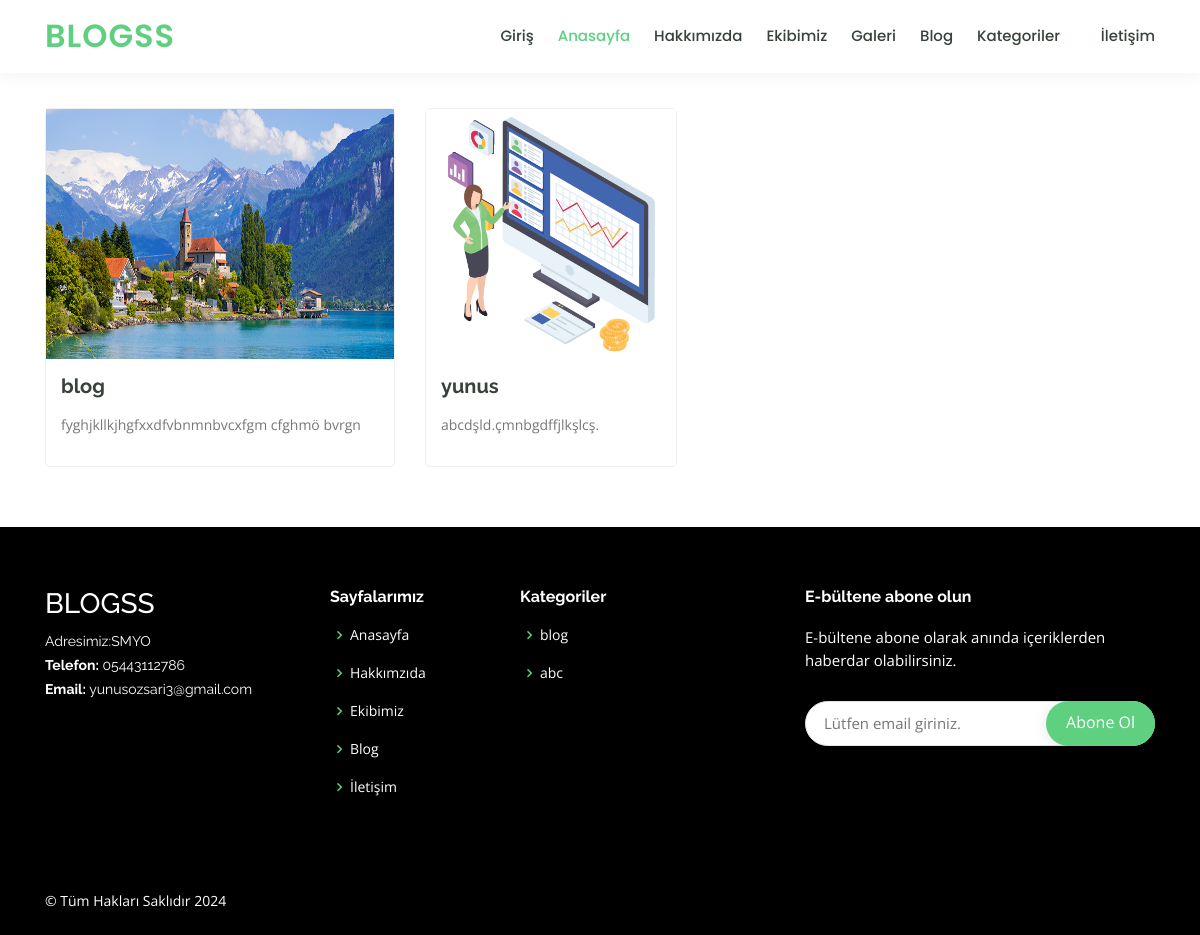
Screenshot of /blog.php with the database file from the repository.
### tables this page shows
CREATE TABLE `blog` (
  `blog_id` int(11) NOT NULL,
  `blog_baslik` varchar(240) NOT NULL,
  `blog_aciklama` text NOT NULL,
  `blog_resim` varchar(280) NOT NULL,
  `blog_sira` int(11) NOT NULL,
  `kullanici_id` int(11) NOT NULL,
  `blog_zaman` timestamp NOT NULL DEFAULT current_timestamp(),
  `blog_anahtarkelime` varchar(200) NOT NULL
);

CREATE TABLE `ayarlar` (
  `ayar_id` int(1) NOT NULL,
  `ayar_baslik` varchar(250) NOT NULL,
  `ayar_aciklama` text NOT NULL,
  `ayar_anahtar` varchar(400) NOT NULL,
  `ayar_logo` varchar(120) NOT NULL,
  `ayar_adres` varchar(160) NOT NULL,
  `ayar_telefon` varchar(25) NOT NULL,
  `ayar_email` varchar(80) NOT NULL,
  `ayar_facebook` varchar(120) NOT NULL,
  `ayar_instagram` varchar(50) NOT NULL,
  `ayar_youtube` varchar(200) NOT NULL,
  `ayar_twitter` varchar(150) NOT NULL
);

CREATE TABLE `kategori` (
  `kategori_id` int(11) NOT NULL,
  `kategori_baslik` varchar(240) NOT NULL,
  `kategori_sira` int(11) NOT NULL,
  `kategori_durum` int(11) NOT NULL
);

### function.php (called while the page is built)
<?php
function seo($s) {
	$tr = array('ş','Ş','ı','I','İ','ğ','Ğ','ü','Ü','ö','Ö','Ç','ç','(',')','/',' ',',','?');
	$eng = array('s','s','i','i','i','g','g','u','u','o','o','c','c','','','-','-','','');
	$s = str_replace($tr,$eng,$s);
	$s = strtolower($s);
	$s = preg_replace('/&amp;amp;amp;amp;amp;amp;amp;amp;amp;.+?;/', '', $s);
	$s = preg_replace('/\s+/', '-', $s);
	$s = preg_replace('|-+|', '-', $s);
	$s = preg_replace('/#/', '', $s);
	$s = str_replace('.', '', $s);
	$s = trim($s, '-');
	return $s;
}
 ?>

### blog.php (the view)
<?php require_once 'header.php';
      $blogsor=$baglanti->prepare("SELECT * FROM blog order by blog_sira ASC ");
$blogsor->execute(array());
 ?>
<br><br>
  <main id="main" data-aos="fade-in">
    <section id="courses" class="courses">
      <div class="container" data-aos="fade-up">
        <div class="row" data-aos="zoom-in" data-aos-delay="100">
<?php while ($blogcek=$blogsor->fetch(PDO::FETCH_ASSOC)) {  ?>
          <div class="col-lg-4 col-md-6 d-flex align-items-stretch">
            <div class="course-item">
              <img style="height:250px" src="Admin/resimler/blog/<?php echo $blogcek['blog_resim'] ?>" class="img-fluid" alt="...">
              <div class="course-content">
                <h3><a href="blog-detay-<?=seo($blogcek['blog_baslik']).'-'.$blogcek['blog_id'] ?>"><?php echo $blogcek['blog_baslik'] ?></a></h3>
                <p><?php
                     $aciklama=$blogcek['blog_aciklama'];
                     $bolaciklama=substr($aciklama, 0,50);
                       echo $bolaciklama;
                 ?></p>
              </div>
            </div>
          </div>
<?php } ?>
        </div>
      </div>
    </section>
  </main>
<?php require_once 'footer.php'; ?>

### footer.php (shortened to what this page needs)
  <footer style="background-color:black" id="footer">
    <div style="background-color:black" class="footer-top">
      <div class="container">
        <div class="row">
          <div class="col-lg-3 col-md-6 footer-contact">
            <h3 style="color:white">BLOGSS</h3>
            <p style="color:white">
             Adresimiz:<?php echo $ayarcek['ayar_adres'] ?><br>
              <strong>Telefon:</strong> <?php echo $ayarcek['ayar_telefon'] ?><br>
              <strong>Email:</strong> <?php echo $ayarcek['ayar_email'] ?><br>
            </p>
          </div>
          <div class="col-lg-2 col-md-6 footer-links">
            <h4 style="color:white">Sayfalarımız</h4>
            <ul>
              <li><i class="bx bx-chevron-right"></i> <a style="color:white" href="index">Anasayfa</a></li>
              <li><i class="bx bx-chevron-right"></i> <a style="color:white" href="hakkimizda">Hakkımzıda</a></li>
              <li><i class="bx bx-chevron-right"></i> <a style="color:white" href="ekip">Ekibimiz</a></li>
              <li><i class="bx bx-chevron-right"></i> <a style="color:white" href="blog">Blog</a></li>
              <li><i class="bx bx-chevron-right"></i> <a style="color:white" href="iletisim">İletişim</a></li>
            </ul>
          </div>
          <div class="col-lg-3 col-md-6 footer-links">
            <h4 style="color:white">Kategoriler</h4>
            <ul>
              <?php
$kategorisor=$baglanti->prepare("SELECT * FROM kategori   order by kategori_sira ASC");
$kategorisor->execute(array());
while ($kategoricek=$kategorisor->fetch(PDO::FETCH_ASSOC)) {
                 ?>
              <li style="color:white"><i class="bx bx-chevron-right"></i><a style="color:white" href="kategori-detay-<?=seo($kategoricek['kategori_baslik']).'-'.$kategoricek['kategori_id'] ?>"><?php echo $kategoricek['kategori_baslik'] ?></a></li>
           <?php } ?>
            </ul>
          </div>
          <div class="col-lg-4 col-md-6 footer-newsletter">
            <h4 style="color:white">E-bültene abone olun</h4>
            <p style="color:white">E-bültene abone olarak anında içeriklerden haberdar olabilirsiniz.</p>
            <form action="admin/islem.php" method="post">
              <input placeholder="Lütfen email giriniz." type="email" name="email">
              <input name="abone" type="submit" value="Abone Ol">
            </form>
          </div>
        </div>
      </div>
    </div>
    <div class="container d-md-flex py-4">
      <div class="mr-md-auto text-center text-md-left">
        <div style="color: white" class="copyright">
          &copy; Tüm Hakları Saklıdır <strong><span> </span></strong> <?php echo date("Y") ?>
        </div>
      </div>
    </div>
  </footer>
</body>
</html>

### assets/css/style.css (style rules this page uses)
body { font-family: "Open Sans", sans-serif; color: #444444; }
a { color: #5fcf80; }
h1, h2, h3, h4, h5, h6 { font-family: "Raleway", sans-serif; }
section { padding: 60px 0; overflow: hidden; }
.courses .course-item { border-radius: 5px; border: 1px solid #eef0ef; }
.courses .course-content { padding: 15px; }
.courses .course-content h3 { font-weight: 700; font-size: 20px; }
.courses .course-content h3 a { color: #37423b; transition: 0.3s; }
.courses .course-content p { font-size: 14px; color: #777777; }
#footer { color: #37423b; font-size: 14px; background: #eef0ef; }
#footer .footer-top { padding: 60px 0 30px 0; background: #f9faf9; }
#footer .footer-top .footer-contact { margin-bottom: 30px; }
#footer .footer-top .footer-contact p { font-size: 14px; line-height: 24px; margin-bottom: 0; font-family: "Raleway", sans-serif; color: #777777; }
#footer .footer-top h4 { font-size: 16px; font-weight: bold; color: #444444; position: relative; padding-bottom: 12px; }
#footer .footer-top .footer-links { margin-bottom: 30px; }
#footer .footer-top .footer-links ul { list-style: none; padding: 0; margin: 0; }
#footer .footer-top .footer-links ul i { padding-right: 2px; color: #5fcf80; font-size: 18px; line-height: 1; }
#footer .footer-top .footer-links ul li { padding: 10px 0; display: flex; align-items: center; }
#footer .footer-top .footer-links ul li:first-child { padding-top: 0; }
#footer .footer-top .footer-links ul a { color: #777777; transition: 0.3s; display: inline-block; line-height: 1; }
#footer .footer-newsletter { font-size: 15px; }
#footer .footer-newsletter h4 { font-size: 16px; font-weight: bold; color: #444444; position: relative; padding-bottom: 12px; }
#footer .footer-newsletter form { margin-top: 30px; background: #fff; padding: 6px 10px; position: relative; border-radius: 50px; text-align: left; border: 1px solid #e0e5e2; }
#footer .footer-newsletter form input[type="email"] { border: 0; padding: 4px 8px; width: calc(100% - 100px); }
#footer .footer-newsletter form input[type="submit"] { position: absolute; top: -1px; right: -1px; bottom: -1px; border: 0; background: none; font-size: 16px; padding: 0 20px 2px 20px; background: #5fcf80; color: #fff; transition: 0.3s; border-radius: 50px; box-shadow: 0px 2px 15px rgba(0, 0, 0, 0.1); }

### rows the page displays
blog: blog_resim (picture), blog_baslik "blog", blog_aciklama "fyghjkllkjhgfxxdfvbnmnbvcxfgm cfghmö bvrgn"
blog: blog_resim (picture), blog_baslik "yunus", blog_aciklama "abcdşld.çmnbgdffjlkşlcş."
ayarlar: ayar_adres "SMYO", ayar_telefon "05443112786", ayar_email "yunusozsari3@gmail.com"
kategori: kategori_baslik "blog"
kategori: kategori_baslik "abc"
